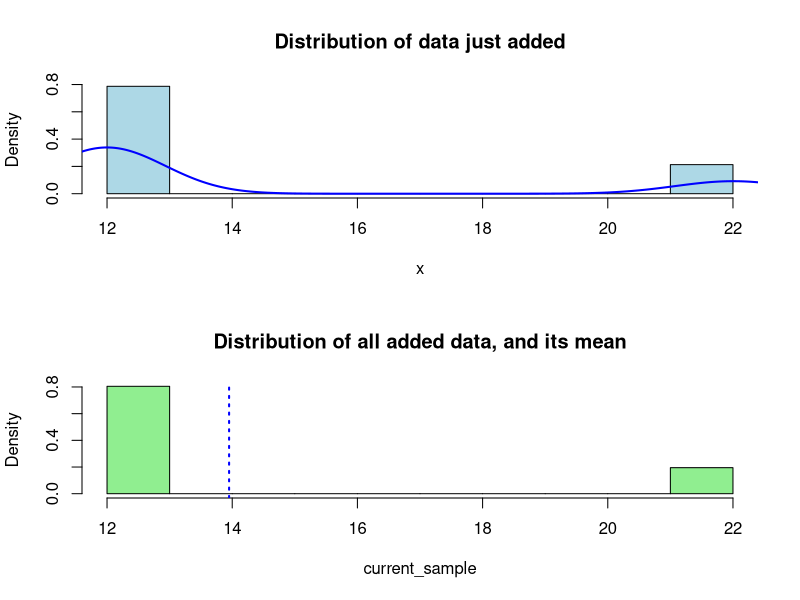
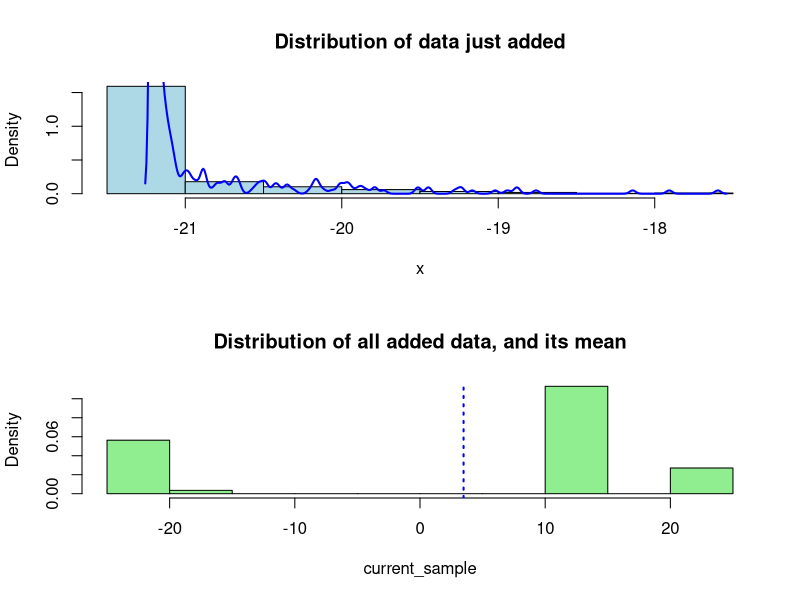
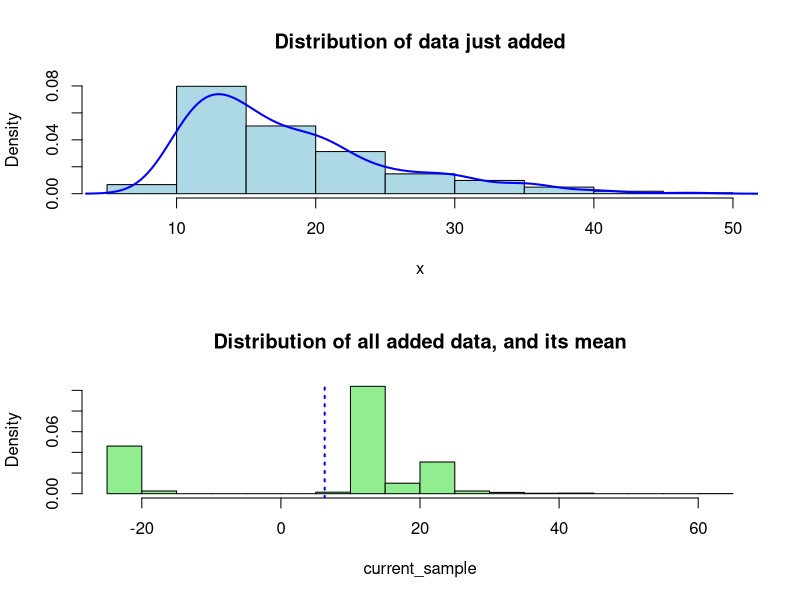
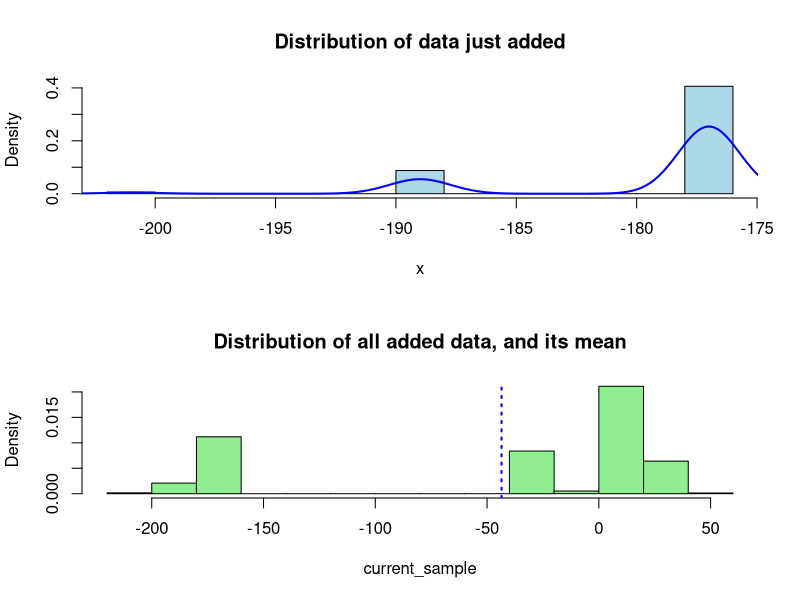
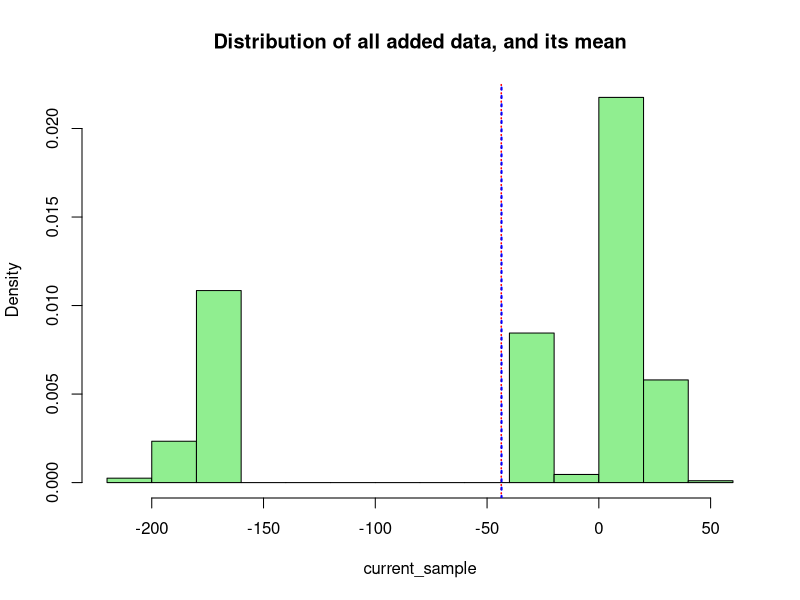
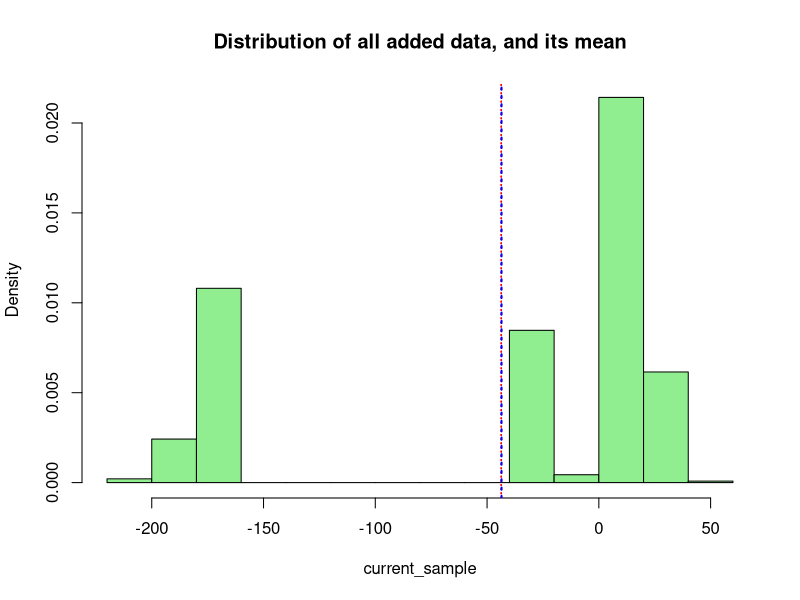
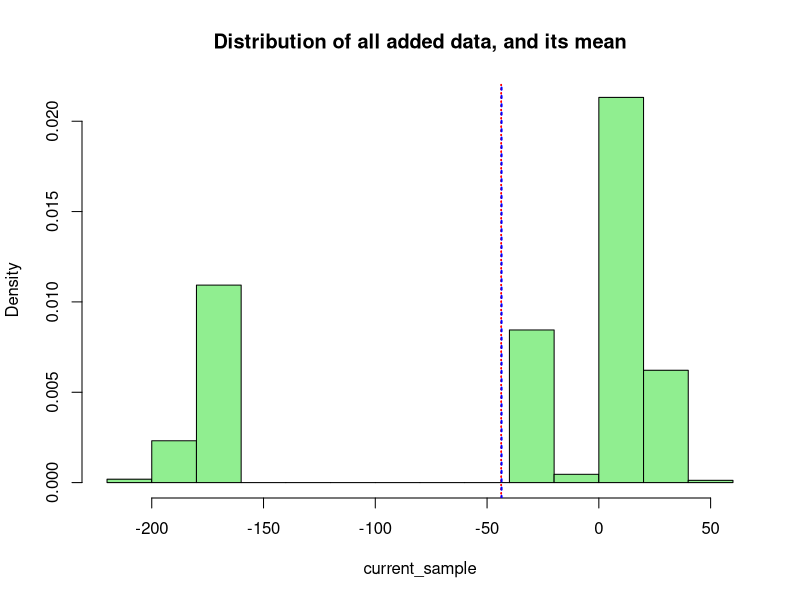
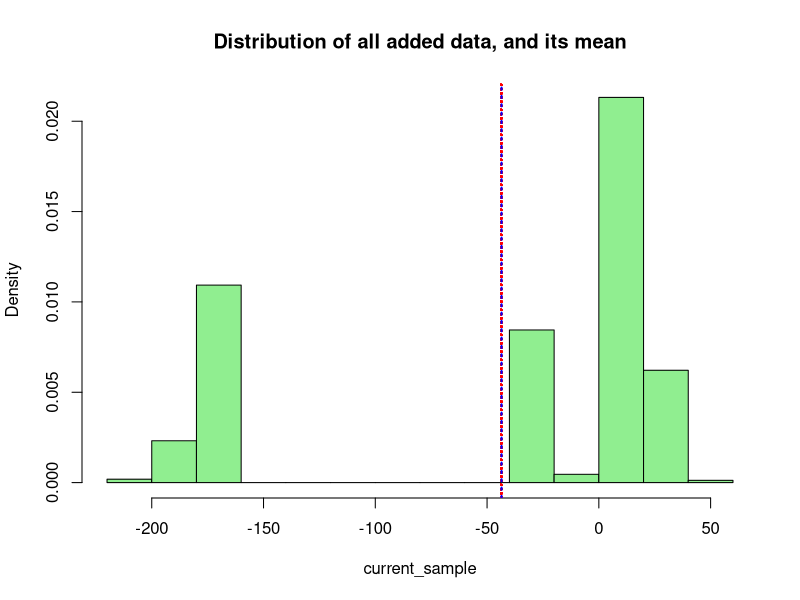

Write R code to recreate these figures, in order.

current_sample = c()
means = c()
sample_generator_functions = list()


reset = function(){
	current_sample <<- c()
	means <<- c()
	sample_generator_functions <<- list()
}

add_distro = function(z){	
	sample_generator_functions <<- append(sample_generator_functions, z)
	
	par(mfrow=c(2,1))
	
	x = z()
	xs = seq(min(x),max(x),length.out=100)
	hist(x, freq=F, col='lightblue', main='Distribution of data just added')
	lines(density(x), col='blue', lwd=2)
	
	current_sample <<- unlist(sapply(sample_generator_functions, function(x) x()))
	means <<- mean(current_sample)
	plot_current_sample()
}

add_one_sample = function(){
	current_sample <<- unlist(sapply(sample_generator_functions, function(x) x()))
	means <<- c(means, mean(current_sample))
	par(mfrow=c(1,1))
	plot_current_sample()
}

add_samples = function(n){
	new_means = sapply(1:n, function(i) mean(unlist(sapply(sample_generator_functions, function(x) x()))))
	means <<- c(means, new_means)
	par(mfrow=c(1,1))
	plot_current_sample()
}

plot_current_sample = function(){
	hist(current_sample, freq=F, col='lightgreen', main='Distribution of all added data, and its mean')
	if(length(means) > 1) abline(v=means, col='red',lty=3);
	abline(v=head(means,1), col='blue',lty=3, lwd=2)
}

plot_distro_of_means = function(){
	hist(means, freq=F, col='lightgreen')
	xs = seq(min(means),max(means), length.out=100)
	lines(density(means), col='blue', lwd=3)
	lines(xs, dnorm(xs,mean(means), sd(means)), col='red', lwd=2, lty=3)
}

reset()


		#examples
	#Bernouli
#add_distro( function() m * rbinom(n, 1,p) + k )
add_distro( function() 10 * rbinom(1000, 1,.2) + 12 )

	#Beta
#add_distro( function() m * rbeta(n, alpha, beta) + k )
add_distro( function() -4.2 * rbeta(427, 2, .1) -17 )

	#Binomial
#add_distro( function() m * rbeta(n, N, p) + k )

	#Chi-sq
#add_distro( function() m * rchisq(n, k) + k )

	#Exponential
#add_distro( function() m * rexp(n, lambda) + k )

	#F
#add_distro( function() m * rf(n, d1, d2) + k )
add_distro( function() 8.72 * rf(326, 3, 87) + 9 )

	#Poisson
#add_distro( function() m * rpois(n, lambda) + k )
add_distro( function() -12 * rpois(644, .2) -177 )

	#t
#add_distro( function() m * rexp(n, nu) + k )

	#Uniform
#add_distro( function() m * runif(n, a, b) + k )



#Once you've finished adding distributions, sample means from the data you generated:

add_one_sample()
add_one_sample()
add_one_sample()
add_samples(1000)

#The plot the distribution of those means:

plot_distro_of_means()

#try adding more even samples to see the distro of means approach the limiting distribution: the normal

add_samples(10000)
plot_distro_of_means()
